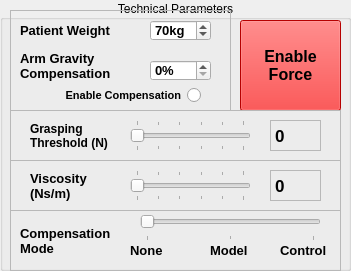
   <widget class="QGroupBox" name="groupBox_2">
    <property name="geometry">
     <rect>
      <x>140</x>
      <y>200</y>
      <width>351</width>
      <height>271</height>
     </rect>
    </property>
    <property name="title">
     <string>Technical Parameters</string>
    </property>
    <property name="alignment">
     <set>Qt::AlignCenter</set>
    </property>
    <widget class="QFrame" name="frame_3">
     <property name="geometry">
      <rect>
       <x>10</x>
       <y>10</y>
       <width>221</width>
       <height>101</height>
      </rect>
     </property>
     <property name="frameShape">
      <enum>QFrame::StyledPanel</enum>
     </property>
     <property name="frameShadow">
      <enum>QFrame::Raised</enum>
     </property>
     <widget class="QDoubleSpinBox" name="DoubleSpinBoxGravityCompensation">
      <property name="geometry">
       <rect>
        <x>140</x>
        <y>50</y>
        <width>61</width>
        <height>21</height>
       </rect>
      </property>
      <property name="font">
       <font>
        <pointsize>10</pointsize>
        <weight>75</weight>
        <bold>true</bold>
       </font>
      </property>
      <property name="suffix">
       <string>%</string>
      </property>
      <property name="decimals">
       <number>0</number>
      </property>
      <property name="maximum">
       <double>100.000000000000000</double>
      </property>
      <property name="singleStep">
       <double>5.000000000000000</double>
      </property>
     </widget>
     <widget class="QLabel" name="label_10">
      <property name="geometry">
       <rect>
        <x>10</x>
        <y>40</y>
        <width>101</width>
        <height>31</height>
       </rect>
      </property>
      <property name="font">
       <font>
        <pointsize>10</pointsize>
        <weight>75</weight>
        <bold>true</bold>
       </font>
      </property>
      <property name="text">
       <string>Arm Gravity Compensation</string>
      </property>
      <property name="alignment">
       <set>Qt::AlignLeading|Qt::AlignLeft|Qt::AlignVCenter</set>
      </property>
      <property name="wordWrap">
       <bool>true</bool>
      </property>
     </widget>
     <widget class="QLabel" name="label_14">
      <property name="geometry">
       <rect>
        <x>10</x>
        <y>10</y>
        <width>121</width>
        <height>21</height>
       </rect>
      </property>
      <property name="font">
       <font>
        <pointsize>10</pointsize>
        <weight>75</weight>
        <bold>true</bold>
       </font>
      </property>
      <property name="text">
       <string>Patient Weight</string>
      </property>
      <property name="alignment">
       <set>Qt::AlignLeading|Qt::AlignLeft|Qt::AlignVCenter</set>
      </property>
      <property name="wordWrap">
       <bool>true</bool>
      </property>
     </widget>
     <widget class="QDoubleSpinBox" name="DoubleSpinBoxBodyMass">
      <property name="geometry">
       <rect>
        <x>140</x>
        <y>10</y>
        <width>61</width>
        <height>21</height>
       </rect>
      </property>
      <property name="font">
       <font>
        <pointsize>10</pointsize>
        <weight>75</weight>
        <bold>true</bold>
       </font>
      </property>
      <property name="suffix">
       <string>kg</string>
      </property>
      <property name="decimals">
       <number>0</number>
      </property>
      <property name="minimum">
       <double>40.000000000000000</double>
      </property>
      <property name="maximum">
       <double>100.000000000000000</double>
      </property>
      <property name="singleStep">
       <double>5.000000000000000</double>
      </property>
      <property name="value">
       <double>70.000000000000000</double>
      </property>
     </widget>
     <widget class="QRadioButton" name="radioActGravComp">
      <property name="geometry">
       <rect>
        <x>0</x>
        <y>70</y>
        <width>191</width>
        <height>31</height>
       </rect>
      </property>
      <property name="font">
       <font>
        <pointsize>8</pointsize>
        <weight>75</weight>
        <bold>true</bold>
        <strikeout>false</strikeout>
        <kerning>false</kerning>
       </font>
      </property>
      <property name="acceptDrops">
       <bool>false</bool>
      </property>
      <property name="toolTip">
       <string>Enable a partial gravity compensation of the patient's arm</string>
      </property>
      <property name="layoutDirection">
       <enum>Qt::RightToLeft</enum>
      </property>
      <property name="text">
       <string>Enable Compensation</string>
      </property>
     </widget>
    </widget>
    <widget class="QPushButton" name="pushForceEnable">
     <property name="geometry">
      <rect>
       <x>240</x>
       <y>20</y>
       <width>101</width>
       <height>91</height>
      </rect>
     </property>
     <property name="font">
      <font>
       <pointsize>12</pointsize>
       <weight>75</weight>
       <bold>true</bold>
      </font>
     </property>
     <property name="styleSheet">
      <string notr="true">background-color: rgb(255, 0, 0);
selection-background-color: rgb(0, 176, 0);</string>
     </property>
     <property name="text">
      <string>Enable
Force</string>
     </property>
     <property name="checkable">
      <bool>true</bool>
     </property>
    </widget>
    <widget class="QFrame" name="frame_6">
     <property name="geometry">
      <rect>
       <x>10</x>
       <y>160</y>
       <width>331</width>
       <height>51</height>
      </rect>
     </property>
     <property name="font">
      <font>
       <family>Arial</family>
      </font>
     </property>
     <property name="frameShape">
      <enum>QFrame::StyledPanel</enum>
     </property>
     <property name="frameShadow">
      <enum>QFrame::Raised</enum>
     </property>
     <widget class="QLabel" name="label_15">
      <property name="geometry">
       <rect>
        <x>20</x>
        <y>0</y>
        <width>81</width>
        <height>51</height>
       </rect>
      </property>
      <property name="font">
       <font>
        <pointsize>10</pointsize>
        <weight>75</weight>
        <bold>true</bold>
       </font>
      </property>
      <property name="text">
       <string>Viscosity (Ns/m)</string>
      </property>
      <property name="alignment">
       <set>Qt::AlignLeading|Qt::AlignLeft|Qt::AlignVCenter</set>
      </property>
      <property name="wordWrap">
       <bool>true</bool>
      </property>
     </widget>
     <widget class="QLabel" name="label_damper">
      <property name="geometry">
       <rect>
        <x>260</x>
        <y>10</y>
        <width>51</width>
        <height>31</height>
       </rect>
      </property>
      <property name="font">
       <font>
        <family>Arial</family>
        <pointsize>13</pointsize>
        <weight>75</weight>
        <bold>true</bold>
       </font>
      </property>
      <property name="focusPolicy">
       <enum>Qt::NoFocus</enum>
      </property>
      <property name="locale">
       <locale language="Italian" country="Italy"/>
      </property>
      <property name="frameShape">
       <enum>QFrame::StyledPanel</enum>
      </property>
      <property name="frameShadow">
       <enum>QFrame::Sunken</enum>
      </property>
      <property name="text">
       <string>0</string>
      </property>
      <property name="textFormat">
       <enum>Qt::PlainText</enum>
      </property>
      <property name="scaledContents">
       <bool>false</bool>
      </property>
     </widget>
     <widget class="QSlider" name="SliderDamper">
      <property name="geometry">
       <rect>
        <x>120</x>
        <y>10</y>
        <width>121</width>
        <height>31</height>
       </rect>
      </property>
      <property name="font">
       <font>
        <pointsize>7</pointsize>
       </font>
      </property>
      <property name="maximum">
       <number>10</number>
      </property>
      <property name="singleStep">
       <number>0</number>
      </property>
      <property name="pageStep">
       <number>1</number>
      </property>
      <property name="value">
       <number>0</number>
      </property>
      <property name="sliderPosition">
       <number>0</number>
      </property>
      <property name="tracking">
       <bool>true</bool>
      </property>
      <property name="orientation">
       <enum>Qt::Horizontal</enum>
      </property>
      <property name="tickPosition">
       <enum>QSlider::TicksBothSides</enum>
      </property>
      <property name="tickInterval">
       <number>2</number>
      </property>
     </widget>
    </widget>
    <widget class="QFrame" name="frame_2">
     <property name="geometry">
      <rect>
       <x>10</x>
       <y>110</y>
       <width>331</width>
       <height>51</height>
      </rect>
     </property>
     <property name="font">
      <font>
       <family>Arial</family>
      </font>
     </property>
     <property name="frameShape">
      <enum>QFrame::StyledPanel</enum>
     </property>
     <property name="frameShadow">
      <enum>QFrame::Raised</enum>
     </property>
     <widget class="QLabel" name="label_11">
      <property name="geometry">
       <rect>
        <x>20</x>
        <y>0</y>
        <width>91</width>
        <height>51</height>
       </rect>
      </property>
      <property name="font">
       <font>
        <pointsize>9</pointsize>
        <weight>75</weight>
        <bold>true</bold>
       </font>
      </property>
      <property name="text">
       <string>Grasping Threshold (N)</string>
      </property>
      <property name="alignment">
       <set>Qt::AlignLeading|Qt::AlignLeft|Qt::AlignVCenter</set>
      </property>
      <property name="wordWrap">
       <bool>true</bool>
      </property>
     </widget>
     <widget class="QLabel" name="label_grasp">
      <property name="geometry">
       <rect>
        <x>260</x>
        <y>10</y>
        <width>51</width>
        <height>31</height>
       </rect>
      </property>
      <property name="font">
       <font>
        <family>Arial</family>
        <pointsize>13</pointsize>
        <weight>75</weight>
        <bold>true</bold>
       </font>
      </property>
      <property name="focusPolicy">
       <enum>Qt::NoFocus</enum>
      </property>
      <property name="locale">
       <locale language="Italian" country="Italy"/>
      </property>
      <property name="frameShape">
       <enum>QFrame::StyledPanel</enum>
      </property>
      <property name="frameShadow">
       <enum>QFrame::Sunken</enum>
      </property>
      <property name="text">
       <string>0</string>
      </property>
      <property name="textFormat">
       <enum>Qt::PlainText</enum>
      </property>
     </widget>
     <widget class="QSlider" name="SliderGrasp">
      <property name="geometry">
       <rect>
        <x>120</x>
        <y>10</y>
        <width>121</width>
        <height>31</height>
       </rect>
      </property>
      <property name="maximum">
       <number>10</number>
      </property>
      <property name="pageStep">
       <number>1</number>
      </property>
      <property name="value">
       <number>0</number>
      </property>
      <property name="orientation">
       <enum>Qt::Horizontal</enum>
      </property>
      <property name="tickPosition">
       <enum>QSlider::TicksBothSides</enum>
      </property>
      <property name="tickInterval">
       <number>2</number>
      </property>
     </widget>
    </widget>
    <widget class="QFrame" name="frame_7">
     <property name="geometry">
      <rect>
       <x>10</x>
       <y>210</y>
       <width>331</width>
       <height>61</height>
      </rect>
     </property>
     <property name="font">
      <font>
       <family>Arial</family>
      </font>
     </property>
     <property name="frameShape">
      <enum>QFrame::StyledPanel</enum>
     </property>
     <property name="frameShadow">
      <enum>QFrame::Raised</enum>
     </property>
     <widget class="QLabel" name="label_16">
      <property name="geometry">
       <rect>
        <x>10</x>
        <y>10</y>
        <width>101</width>
        <height>41</height>
       </rect>
      </property>
      <property name="font">
       <font>
        <pointsize>10</pointsize>
        <weight>75</weight>
        <bold>true</bold>
       </font>
      </property>
      <property name="text">
       <string>Compensation
Mode</string>
      </property>
      <property name="alignment">
       <set>Qt::AlignLeading|Qt::AlignLeft|Qt::AlignVCenter</set>
      </property>
      <property name="wordWrap">
       <bool>true</bool>
      </property>
     </widget>
     <widget class="QSlider" name="SliderCompensation">
      <property name="geometry">
       <rect>
        <x>130</x>
        <y>0</y>
        <width>181</width>
        <height>31</height>
       </rect>
      </property>
      <property name="font">
       <font>
        <pointsize>7</pointsize>
       </font>
      </property>
      <property name="minimum">
       <number>1</number>
      </property>
      <property name="maximum">
       <number>3</number>
      </property>
      <property name="singleStep">
       <number>0</number>
      </property>
      <property name="pageStep">
       <number>1</number>
      </property>
      <property name="value">
       <number>1</number>
      </property>
      <property name="sliderPosition">
       <number>1</number>
      </property>
      <property name="tracking">
       <bool>true</bool>
      </property>
      <property name="orientation">
       <enum>Qt::Horizontal</enum>
      </property>
      <property name="tickPosition">
       <enum>QSlider::TicksBelow</enum>
      </property>
      <property name="tickInterval">
       <number>1</number>
      </property>
     </widget>
     <widget class="QLabel" name="label_19">
      <property name="geometry">
       <rect>
        <x>120</x>
        <y>30</y>
        <width>41</width>
        <height>21</height>
       </rect>
      </property>
      <property name="font">
       <font>
        <pointsize>10</pointsize>
        <weight>75</weight>
        <bold>true</bold>
       </font>
      </property>
      <property name="text">
       <string>None</string>
      </property>
      <property name="alignment">
       <set>Qt::AlignLeading|Qt::AlignLeft|Qt::AlignVCenter</set>
      </property>
      <property name="wordWrap">
       <bool>true</bool>
      </property>
     </widget>
     <widget class="QLabel" name="label_20">
      <property name="geometry">
       <rect>
        <x>200</x>
        <y>30</y>
        <width>41</width>
        <height>21</height>
       </rect>
      </property>
      <property name="font">
       <font>
        <pointsize>10</pointsize>
        <weight>75</weight>
        <bold>true</bold>
       </font>
      </property>
      <property name="text">
       <string>Model</string>
      </property>
      <property name="alignment">
       <set>Qt::AlignLeading|Qt::AlignLeft|Qt::AlignVCenter</set>
      </property>
      <property name="wordWrap">
       <bool>true</bool>
      </property>
     </widget>
     <widget class="QLabel" name="label_21">
      <property name="geometry">
       <rect>
        <x>270</x>
        <y>30</y>
        <width>51</width>
        <height>21</height>
       </rect>
      </property>
      <property name="font">
       <font>
        <pointsize>10</pointsize>
        <weight>75</weight>
        <bold>true</bold>
       </font>
      </property>
      <property name="text">
       <string>Control</string>
      </property>
      <property name="alignment">
       <set>Qt::AlignLeading|Qt::AlignLeft|Qt::AlignVCenter</set>
      </property>
      <property name="wordWrap">
       <bool>true</bool>
      </property>
     </widget>
    </widget>
   </widget>
